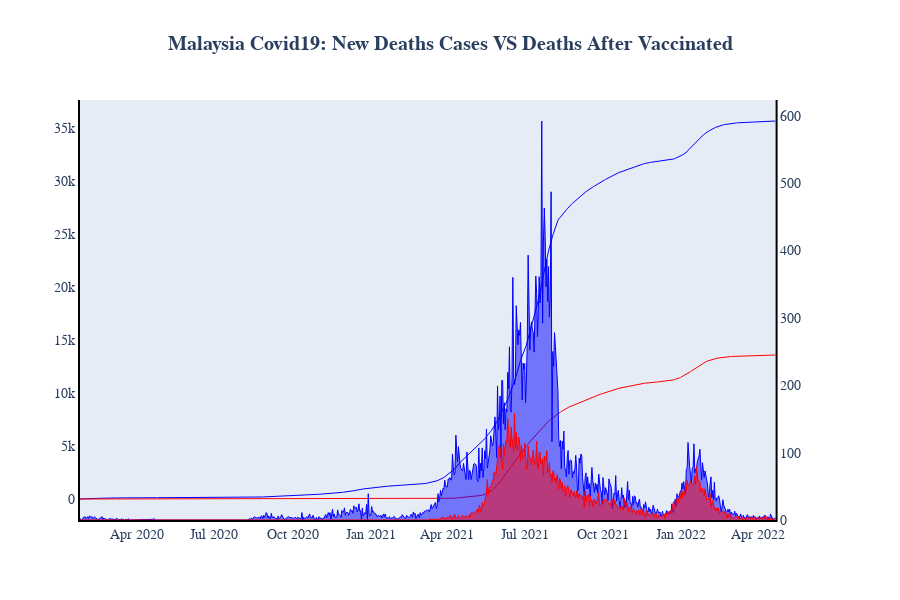

The notebook cell this image was saved under:
### Code cell
fig = make_subplots(shared_xaxes=True, specs=[[{'secondary_y': True}]])

#Graph 1
fig.add_trace(go.Scatter(x = df_mas_cases['date'], y = df_mas_deaths['deaths_new'],
                         fill='tozeroy',mode='lines',name ='Death Cases',
                         line = dict(color='blue', width=1)
                        ),secondary_y=True, row=1, col=1)
fig.add_trace(go.Scatter(x = df_mas_cases['date'], y = df_mas_deaths['total_vax'],
                         fill='tozeroy',mode='lines',name = 'Vax Death Cases',
                         line = dict(color='red', width=1)
                        ),secondary_y=True, row=1, col=1)

fig.add_trace(go.Scatter(x = df_mas_cases['date'], y = df_mas_deaths['cum_deaths'],
                         name ='Cum. Death Cases',line = dict(color='blue', width=1)
                        ), secondary_y=False, row=1, col=1)
fig.add_trace(go.Scatter(x = df_mas_cases['date'], y = df_mas_deaths['cum_vax'],
                         name = 'Cum. Vax Death Recovered',line = dict(color='red', width=1)
                        ), secondary_y=False, row=1, col=1)

fig.update_layout(title_text='<b>Malaysia Covid19: New Deaths Cases VS Deaths After Vaccinated</b>',
                  title_x=0.5, showlegend=False,height=600)
fig.update_xaxes(title_text='')
fig.update_annotations(font=dict(family="Helvetica", size=12))
fig.update_layout(font=dict(family="Helvetica", size=14))
fig.update_xaxes(showgrid=False, zeroline=False, showline=True, linewidth=2, linecolor='black')
fig.update_yaxes(showgrid=False, zeroline=False, showline=True, linewidth=2, linecolor='black')
fig.show()

### Figure 1 — Plotly figure (JSON) as saved in the notebook; plotly's stock layout.template omitted (floating-point values rounded to 4 significant figures; data arrays with more than 128 entries replaced by an {"elided": "..."} marker saying what was removed)
{"data": [{"fill": "tozeroy", "line": {"color": "blue", "width": 1}, "mode": "lines", "name": "Death Cases", "type": "scatter", "x": {"elided": "871 str values"}, "xaxis": "x", "y": {"elided": "819 int values"}, "yaxis": "y2"}, {"fill": "tozeroy", "line": {"color": "red", "width": 1}, "mode": "lines", "name": "Vax Death Cases", "type": "scatter", "x": {"elided": "871 str values"}, "xaxis": "x", "y": {"elided": "819 int values"}, "yaxis": "y2"}, {"line": {"color": "blue", "width": 1}, "name": "Cum. Death Cases", "type": "scatter", "x": {"elided": "871 str values"}, "xaxis": "x", "y": {"elided": "819 int values"}, "yaxis": "y"}, {"line": {"color": "red", "width": 1}, "name": "Cum. Vax Death Recovered", "type": "scatter", "x": {"elided": "871 str values"}, "xaxis": "x", "y": {"elided": "819 int values"}, "yaxis": "y"}], "layout": {"font": {"family": "Helvetica", "size": 14}, "height": 600, "showlegend": false, "title": {"text": "<b>Malaysia Covid19: New Deaths Cases VS Deaths After Vaccinated</b>", "x": 0.5}, "xaxis": {"anchor": "y", "domain": [0, 0.94], "linecolor": "black", "linewidth": 2, "showgrid": false, "showline": true, "title": {"text": ""}, "zeroline": false}, "yaxis": {"anchor": "x", "domain": [0, 1], "linecolor": "black", "linewidth": 2, "showgrid": false, "showline": true, "zeroline": false}, "yaxis2": {"anchor": "x", "linecolor": "black", "linewidth": 2, "overlaying": "y", "showgrid": false, "showline": true, "side": "right", "zeroline": false}}}
